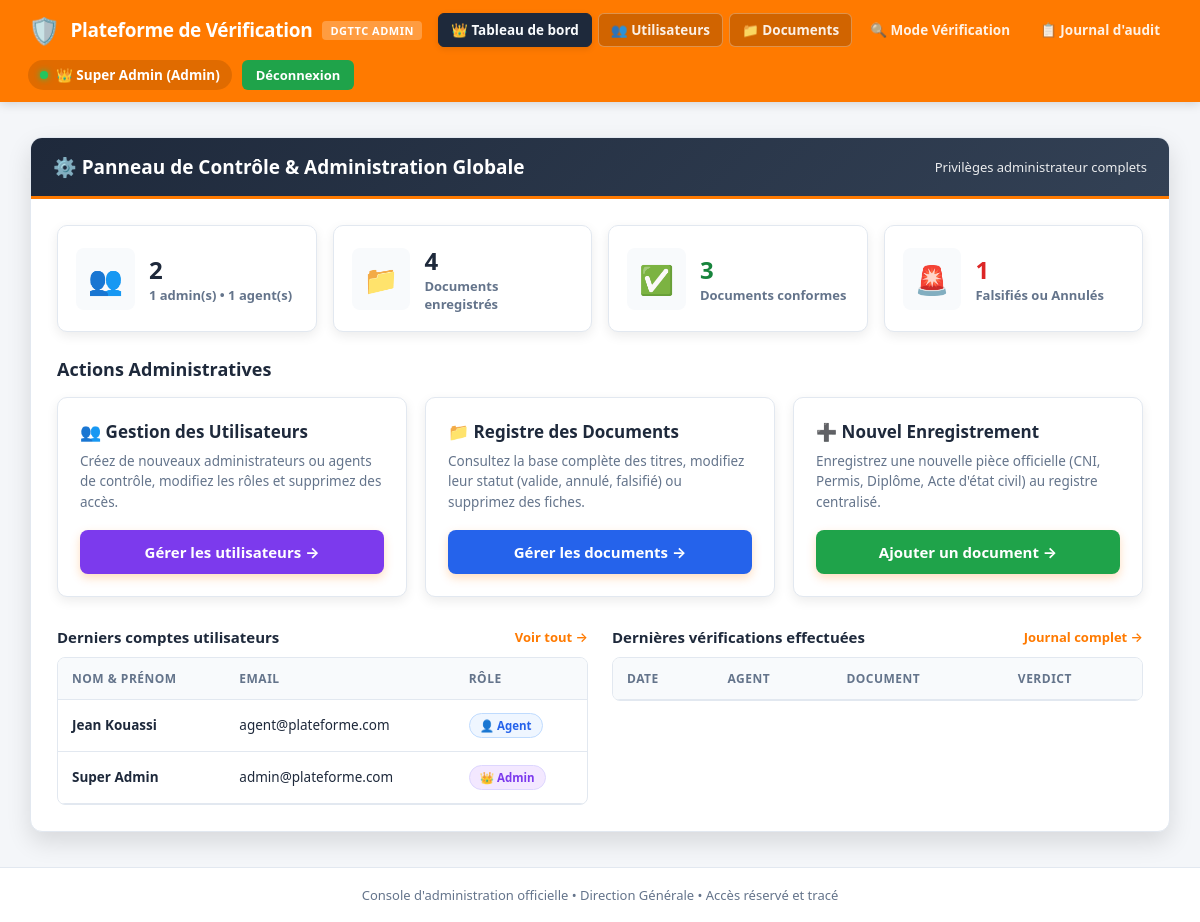
/admin.php (signed in), run on the app's committed database.
### tables this page shows
CREATE TABLE IF NOT EXISTS agents (
    id INT AUTO_INCREMENT PRIMARY KEY,
    nom VARCHAR(100) NOT NULL,
    prenom VARCHAR(100) NOT NULL,
    email VARCHAR(150) NOT NULL UNIQUE,
    mot_de_passe VARCHAR(255) NOT NULL,
    role ENUM('admin', 'agent') NOT NULL DEFAULT 'agent',
    date_creation TIMESTAMP DEFAULT CURRENT_TIMESTAMP
);

### admin.php (the view, shortened to what this page needs)
<?php
require "config.php";
$nb_users = $pdo->query("SELECT COUNT(*) FROM agents")->fetchColumn();
$nb_admins = $pdo->query("SELECT COUNT(*) FROM agents WHERE role = 'admin'")->fetchColumn();
$nb_agents = $pdo->query("SELECT COUNT(*) FROM agents WHERE role = 'agent'")->fetchColumn();
$nb_docs = $pdo->query("SELECT COUNT(*) FROM documents")->fetchColumn();
$nb_docs_valides = $pdo->query("SELECT COUNT(*) FROM documents WHERE statut = 'valide'")->fetchColumn();
$nb_docs_suspects = $pdo->query("SELECT COUNT(*) FROM documents WHERE statut IN ('annule', 'falsifie')")->fetchColumn();
$derniers_users = $pdo->query("SELECT id, nom, prenom, email, role, date_creation FROM agents ORDER BY id DESC LIMIT 5")->fetchAll(PDO::FETCH_ASSOC);
?>
<!DOCTYPE html>
<html lang="fr">
<head>
    <link rel="stylesheet" href="style.css">
</head>
<body>
    <header class="barre-titre">
        <a href="admin.php" class="logo-groupe">
            <span class="logo-icone">🛡️</span>
            <h1>Plateforme de Vérification</h1>
            <span class="badge-ministere">DGTTC ADMIN</span>
        </a>
        <nav class="nav-onglets">
            <a href="admin.php" class="actif onglet-admin">👑 Tableau de bord</a>
            <a href="admin_utilisateurs.php" class="onglet-admin">👥 Utilisateurs</a>
            <a href="admin_documents.php" class="onglet-admin">📁 Documents</a>
            <a href="verifier.php">🔍 Mode Vérification</a>
            <a href="historique.php">📋 Journal d'audit</a>
        </nav>
        <div class="agent-zone">
            <div class="agent-info">
                <span class="point-vert"></span>
                <span>👑 <?= htmlspecialchars($_SESSION["agent_nom"]) ?> (Admin)</span>
            </div>
            <a href="logout.php" class="deconnexion">Déconnexion</a>
        </div>
    </header>
    <div class="conteneur conteneur-plein">
        <div class="en-tete en-tete-admin">
            <h2>⚙️ Panneau de Contrôle & Administration Globale</h2>
            <span style="font-size: 13px; opacity: 0.9;">Privilèges administrateur complets</span>
        </div>
        <div class="corps">
            <div class="grille-stats">
                <div class="carte-stat">
                    <div class="icone-stat" style="color: var(--violet);">👥</div>
                    <div class="info-stat">
                        <div class="valeur-stat"><?= (int)$nb_users ?></div>
                        <div class="titre-stat"><?= (int)$nb_admins ?> admin(s) &bull; <?= (int)$nb_agents ?> agent(s)</div>
                    </div>
                </div>
                <div class="carte-stat">
                    <div class="icone-stat" style="color: var(--bleu);">📁</div>
                    <div class="info-stat">
                        <div class="valeur-stat"><?= (int)$nb_docs ?></div>
                        <div class="titre-stat">Documents enregistrés</div>
                    </div>
                </div>
                <div class="carte-stat">
                    <div class="icone-stat" style="color: var(--vert);">✅</div>
                    <div class="info-stat">
                        <div class="valeur-stat" style="color: var(--vert-fonce);"><?= (int)$nb_docs_valides ?></div>
                        <div class="titre-stat">Documents conformes</div>
                    </div>
                </div>
                <div class="carte-stat">
                    <div class="icone-stat" style="color: var(--rouge);">🚨</div>
                    <div class="info-stat">
                        <div class="valeur-stat" style="color: var(--rouge);"><?= (int)$nb_docs_suspects ?></div>
                        <div class="titre-stat">Falsifiés ou Annulés</div>
                    </div>
                </div>
            </div>
            <h3 style="margin-bottom: 16px; font-size: 18px; color: var(--gris-texte);">Actions Administratives</h3>
            <div class="grille-actions-admin">
                <div class="carte-action-admin">
                    <div>
                        <h3>👥 Gestion des Utilisateurs</h3>
                        <p>Créez de nouveaux administrateurs ou agents de contrôle, modifiez les rôles et supprimez des accès.</p>
                    </div>
                    <a href="admin_utilisateurs.php" class="bouton-principal" style="background-color: var(--violet); width: auto;">
                        Gérer les utilisateurs &rarr;
                    </a>
                </div>
                <div class="carte-action-admin">
                    <div>
                        <h3>📁 Registre des Documents</h3>
                        <p>Consultez la base complète des titres, modifiez leur statut (valide, annulé, falsifié) ou supprimez des fiches.</p>
                    </div>
                    <a href="admin_documents.php" class="bouton-principal" style="background-color: var(--bleu); width: auto;">
                        Gérer les documents &rarr;
                    </a>
                </div>
                <div class="carte-action-admin">
                    <div>
                        <h3>➕ Nouvel Enregistrement</h3>
                        <p>Enregistrez une nouvelle pièce officielle (CNI, Permis, Diplôme, Acte d'état civil) au registre centralisé.</p>
                    </div>
                    <a href="ajouter_document.php" class="bouton-principal" style="background-color: var(--vert); width: auto;">
                        Ajouter un document &rarr;
                    </a>
                </div>
            </div>
            <div style="display: grid; grid-template-columns: repeat(auto-fit, minmax(450px, 1fr)); gap: 24px;">
                <div>
                    <div style="display: flex; justify-content: space-between; align-items: center; margin-bottom: 10px;">
                        <h4 style="font-size: 15px;">Derniers comptes utilisateurs</h4>
                        <a href="admin_utilisateurs.php" style="font-size: 13px; color: var(--orange); text-decoration: none; font-weight: 600;">Voir tout &rarr;</a>
                    </div>
                    <div class="table-responsive">
                        <table class="table-donnees">
                            <thead>
                                <tr>
                                    <th>Nom & Prénom</th>
                                    <th>Email</th>
                                    <th>Rôle</th>
                                </tr>
                            </thead>
                            <tbody>
                                <?php foreach ($derniers_users as $u): ?>
                                    <tr>
                                        <td><strong><?= htmlspecialchars($u["prenom"] . " " . $u["nom"]) ?></strong></td>
                                        <td><?= htmlspecialchars($u["email"]) ?></td>
                                        <td>
                                            <?php if ($u["role"] === "admin"): ?>
                                                <span class="badge-role badge-role-admin">👑 Admin</span>
                                            <?php else: ?>
                                                <span class="badge-role badge-role-agent">👤 Agent</span>
                                            <?php endif; ?>
                                        </td>
                                    </tr>
                                <?php endforeach; ?>
                            </tbody>
                        </table>
                    </div>
                </div>
                <div>
                    <div style="display: flex; justify-content: space-between; align-items: center; margin-bottom: 10px;">
                        <h4 style="font-size: 15px;">Dernières vérifications effectuées</h4>
                        <a href="historique.php" style="font-size: 13px; color: var(--orange); text-decoration: none; font-weight: 600;">Journal complet &rarr;</a>
                    </div>
                    <div class="table-responsive">
                        <table class="table-donnees">
                            <thead>
                                <tr>
                                    <th>Date</th>
                                    <th>Agent</th>
                                    <th>Document</th>
                                    <th>Verdict</th>
                                </tr>
                            </thead>
                        </table>
                    </div>
                </div>
            </div>
        </div>
    </div>
    <footer class="bas-de-page">
        Console d'administration officielle &bull; Direction Générale &bull; Accès réservé et tracé
    </footer>
</body>
</html>

### data on the page
agents: prenom+nom "Jean Kouassi", email "agent@plateforme.com", role "👤 Agent"
agents: prenom+nom "Super Admin", email "admin@plateforme.com", role "👑 Admin"

### other printed values
$_SESSION["agent_nom"] "Super Admin"
$nb_users "2"
$nb_admins "1"
$nb_agents "1"
$nb_docs "4"
$nb_docs_valides "3"
$nb_docs_suspects "1"
